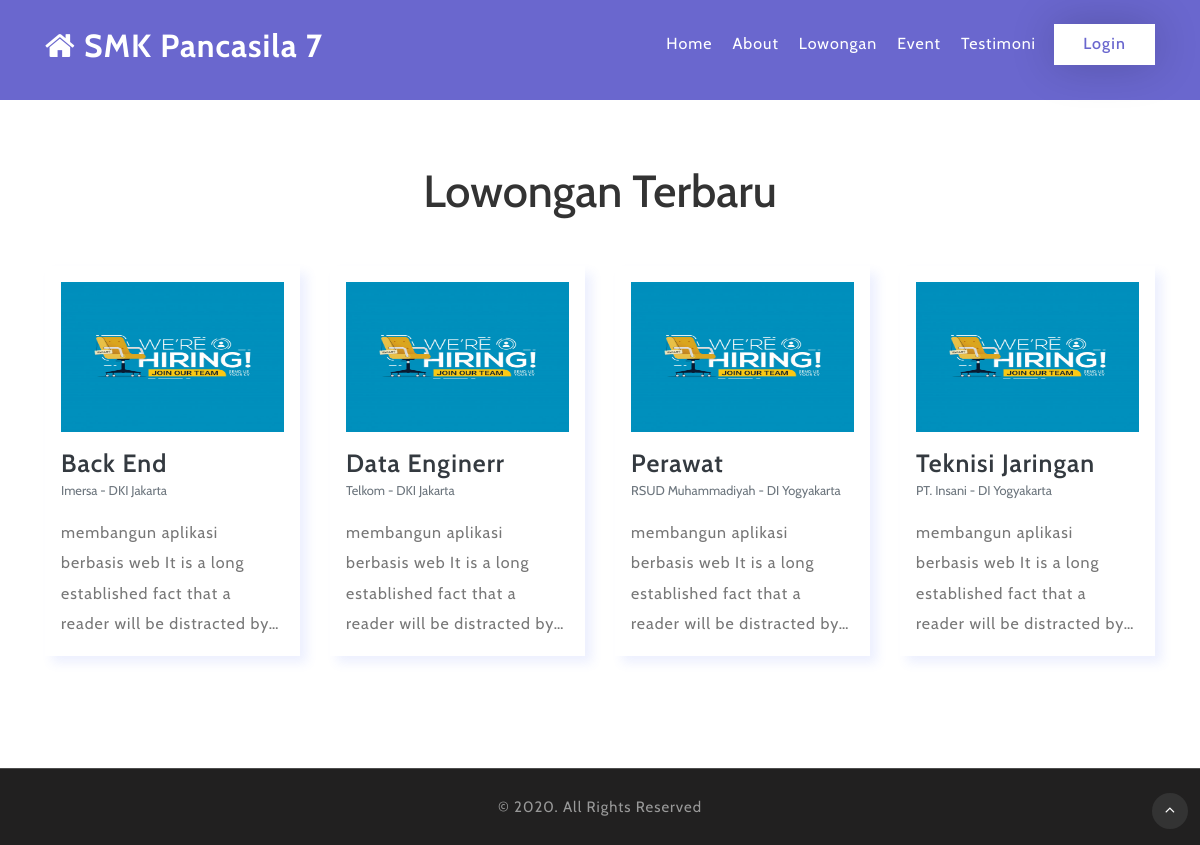
The page /index.php/front/lowongan on the database its author committed.
### tables this page shows
CREATE TABLE `lowongan` (
  `id_lowongan` int(11) NOT NULL,
  `posisi_pekerjaan` varchar(60) NOT NULL,
  `perusahaan` varchar(60) NOT NULL,
  `penempatan` varchar(60) NOT NULL,
  `deskripsi` text NOT NULL,
  `thumbnail` varchar(60) NOT NULL DEFAULT 'default-job.png',
  `berakhir` date DEFAULT NULL,
  `create_at` datetime NOT NULL DEFAULT current_timestamp(),
  `author` varchar(30) NOT NULL,
  `slug` varchar(60) NOT NULL
);

### application/controllers/front/Lowongan.php (called while the page is built, shortened)
<?php
class Lowongan extends CI_controller
{
	public function __construct()
	{
        $this->load->model('m_home');
    }
    public function index(){
        $data['title'] = "Lowongan";
        $data['lowongan'] = $this->m_home->getLowonganAll();
        $this->load->view('v_home/v_list_lowongan', $data);
    }
}

### index.php (called while the page is built, shortened)
<?php
require_once BASEPATH.'core/CodeIgniter.php';

### application/models/M_home.php (called while the page is built, shortened)
<?php
class M_home extends CI_Model
{
    public function getLowonganAll(){
        return $this->db->query("SELECT * FROM `lowongan` ORDER BY `create_at` DESC")->result_array();
    }
}

### application/views/v_home/v_list_lowongan.php (the view, shortened to what this page needs)
<!DOCTYPE html>
<html lang="en">
<head>
    <link href="<?= base_url('assets/css/bootstrap.css') ?>" rel='stylesheet' type='text/css' />
    <link href="<?= base_url('assets/css/style.css') ?>" rel='stylesheet' type='text/css' />
    <link href="<?= base_url('assets/css/font-awesome.min.css') ?>" rel="stylesheet">
  <link rel="stylesheet" href="<?= base_url('assets/plugins/sweetalert2-theme-bootstrap-4/bootstrap-4.min.css')?>">
  <link rel="stylesheet" href="<?= base_url('assets/plugins/toastr/toastr.min.css')?>">
</head>
<body>
<header class="py-4">
    <div class="container">
            <div id="logo">
            <h1> <a href="<?=base_url()?>"><span class="fa fa-home" aria-hidden="true"></span> SMK Pancasila 7</a></h1>
            </div>
        <nav class="d-lg-flex">
            <ul class="menu mt-2 ml-auto">
                <li class=""><a href="<?=base_url()?>">Home</a></li>
                <li class=""><a href="<?=base_url()?>#about">About</a></li>
                <li class=""><a href="<?=base_url()?>/lowongan">Lowongan</a></li>
                <li class=""><a href="<?=base_url()?>/event">Event</a></li>
                <li class=""><a href="<?=base_url()?>#testimoni">Testimoni</a></li>
            </ul>
            <div class="login-icon ml-lg-2">
            <?php if($this->session->userdata('is_login') && $this->session->userdata('is_login') == 'punten' ){
                if($this->session->userdata('nama_role') == 'Alumni'){
                    echo '<a class="user" href="'.base_url().'alumni/dashboard"> Dashboard <i class="fa fa-arrow-right"></i></a>';
                }else{
                    echo '<a class="user" href="'.base_url().'admin/dashboard"> Dashboard <i class="fa fa-arrow-right"></i></a>';
                }
            }else{
                echo '<a class="user" href="#login"> Login</a>';
            }?>
            </div>
        </nav>
    </div>
</header>
<div class="banner" id="home">
    <div class="container" style=" height:100px;">
    </div>
</div>
<section class="choose py-5" id="lowongan" style="background-color: #fff;">
    <div class="container py-md-3">
        <h3 class="heading text-center mb-5"> Lowongan Terbaru</h3>
        <div class="feature-grids row mb-5">
        <?php foreach($lowongan AS $l) :?>
            <div class="col-lg-3 col-sm-6 mt-sm-0 mt-4">
                <div class="f1 icon1 p-3">
                    <div class="icon">
                        <img src="<?=base_url()?>assets/uploads/file_berita/<?=$l['thumbnail']?>" alt="" style="width: 100%; height: 150px;" class="img-fluid"/>
                    </div>
                    <h3 class="mt-3"><a href="<?=base_url()?>lowongan/detail/<?=$l['slug']?>" class="text-dark"><?=ucwords($l['posisi_pekerjaan'])?></a></h3>
                    <small class="text-muted"><?=ucwords($l['perusahaan'])?> - <?=ucwords($l['penempatan'])?></small>
                    <p class="mt-3"><?php echo word_limiter($l['deskripsi'], 17)?></p>
                </div>
            </div>
        <?php endforeach; ?>
        </div>
    </div>
</section>
<div class="copy-right-top border-top">
    <p class="copy-right text-center py-4">&copy; 2020. All Rights Reserved
    </p>
</div>
<div class="move-top text-right">
    <a href="#home" class="move-top">
        <span class="fa fa-angle-up  mb-3" aria-hidden="true"></span>
    </a>
</div>
</body>
</html>

### assets/css/style.css (style rules this page uses)
html, body { margin: 0; font-size: 100%; background: #fff; font-family: 'Cabin', sans-serif; }
html { scroll-behavior: smooth; }
body a { text-decoration: none; transition: 0.5s all; -webkit-transition: 0.5s all; -moz-transition: 0.5s all; -o-transition: 0.5s all; -ms-transition: 0.5s all; font-family: 'Cabin', sans-serif; }
body img { max-width: 100%; }
h1, h2, h3, h4, h5, h6 { margin: 0; letter-spacing: 1px; }
li { list-style-type: none; }
p { margin: 0; font-size: 1em; line-height: 1.9em; letter-spacing: 1px; }
ul { margin: 0; padding: 0; }
header { position: absolute; z-index: 9; width: 100%; }
nav { margin:0; padding: 0; float: right; }
div#logo { float: left; }
#logo a { float: left; font-size: .8em; text-transform: capitalize; display: initial; margin: 0; letter-spacing: 1px; color: #fff; font-weight: 800; padding: 3px 0; }
#logo a span { color: #fff; }
nav:after { content:""; display:table; clear:both; }
nav ul { float: right; padding:0; margin:0; list-style: none; position: relative; }
nav ul li { margin: 0px; display:inline-block; float: left; }
nav a { color: #fff; text-transform: capitalize; font-size: 16px; letter-spacing: 1px; padding: 10px 10px; }
li > a:only-child:after { content: ''; }
.login-icon a,.login-icon a:hover { border: 2px solid #fff; padding: 0.4em 1.7em; color: #6a67ce; font-weight: 500; letter-spacing: 1px; display: block; font-size: 1em; background: #fff; box-shadow: 0 0px 45px rgba(0, 0, 0, .2); border-radius: 0px; -webkit-border-radius: 0px; -moz-border-radius: 0px; -ms-border-radius: 0px; -o-border-radius: 0px; }
.banner { background: #6a67ce; position: relative; z-index: 1; }
h2.heading,h3.heading { font-size: 45px; color: #333; text-transform: capitalize; letter-spacing: 0; }
.choose,.video { background: #f8f9fa; }
.f1 h3 { font-size: 25px; font-weight: 600; color: #333; letter-spacing: 1px; }
.f1 p { font-size: 16px; color: #777; }
.f1 { box-shadow: 7px 7px 10px 0 rgba(76, 110, 245, .1); background: #fff; }
.copy-right-top { background: #212020; }
.copy-right { letter-spacing: 1px; font-size: 15px; color: #999; }
.copy-right-top { border-color: rgba(255, 255, 255, 0.2) !important; }
.move-top { position: relative; }
a.move-top { text-align: center; position: absolute; right: 1%; bottom: 0%; }
a.move-top span { color: #fff; width: 36px; height: 36px; border: transparent; line-height: 2em; background: #333; border-radius: 50px; -webkit-border-radius: 50px; -o-border-radius: 50px; -moz-border-radius: 50px; -ms-border-radius: 50px; }

### rows shown on the page
lowongan: thumbnail (placeholder picture), posisi_pekerjaan "Back End", perusahaan "Imersa", penempatan "DKI Jakarta", deskripsi "membangun aplikasi berbasis web It is a long established fact that a reader will be distracted by…"
lowongan: thumbnail (placeholder picture), posisi_pekerjaan "Data Enginerr", perusahaan "Telkom", penempatan "DKI Jakarta", deskripsi "membangun aplikasi berbasis web It is a long established fact that a reader will be distracted by…"
lowongan: thumbnail (placeholder picture), posisi_pekerjaan "Perawat", perusahaan "RSUD Muhammadiyah", penempatan "DI Yogyakarta", deskripsi "membangun aplikasi berbasis web It is a long established fact that a reader will be distracted by…"
lowongan: thumbnail (placeholder picture), posisi_pekerjaan "Teknisi Jaringan", perusahaan "PT. Insani", penempatan "DI Yogyakarta", deskripsi "membangun aplikasi berbasis web It is a long established fact that a reader will be distracted by…"
